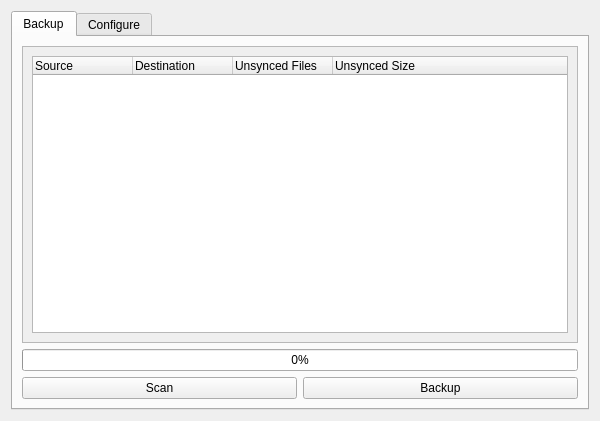
<?xml version="1.0" encoding="UTF-8"?>
<ui version="4.0">
 <class>Core</class>
 <widget class="QWidget" name="Core">
  <property name="geometry">
   <rect>
    <x>0</x>
    <y>0</y>
    <width>600</width>
    <height>421</height>
   </rect>
  </property>
  <property name="windowTitle">
   <string>Dialog</string>
  </property>
  <layout class="QHBoxLayout" name="horizontalLayout">
   <item>
    <widget class="QTabWidget" name="tabWidget">
     <property name="currentIndex">
      <number>0</number>
     </property>
     <widget class="QWidget" name="tabBackup">
      <attribute name="icon">
       <iconset resource="resources.qrc">
        <normaloff>:/img/cloud-computing.png</normaloff>:/img/cloud-computing.png</iconset>
      </attribute>
      <attribute name="title">
       <string>Backup</string>
      </attribute>
      <layout class="QVBoxLayout" name="verticalLayout">
       <item>
        <widget class="QScrollArea" name="scrollArea">
         <property name="widgetResizable">
          <bool>true</bool>
         </property>
         <widget class="QWidget" name="bkpObjScroll">
          <property name="geometry">
           <rect>
            <x>0</x>
            <y>0</y>
            <width>558</width>
            <height>294</height>
           </rect>
          </property>
          <layout class="QVBoxLayout" name="verticalLayout_3">
           <item>
            <widget class="QTreeWidget" name="srcViewTree">
             <column>
              <property name="text">
               <string>Source</string>
              </property>
             </column>
             <column>
              <property name="text">
               <string>Destination</string>
              </property>
             </column>
             <column>
              <property name="text">
               <string>Unsynced Files</string>
              </property>
             </column>
             <column>
              <property name="text">
               <string>Unsynced Size</string>
              </property>
             </column>
            </widget>
           </item>
          </layout>
         </widget>
        </widget>
       </item>
       <item>
        <widget class="QProgressBar" name="progressBar">
         <property name="value">
          <number>0</number>
         </property>
        </widget>
       </item>
       <item>
        <layout class="QHBoxLayout" name="horizontalLayout_3">
         <item>
          <widget class="QPushButton" name="btnScan">
           <property name="text">
            <string>Scan</string>
           </property>
           <property name="icon">
            <iconset resource="resources.qrc">
             <normaloff>:/img/scan.png</normaloff>:/img/scan.png</iconset>
           </property>
          </widget>
         </item>
         <item>
          <widget class="QPushButton" name="btnSync">
           <property name="text">
            <string>Backup</string>
           </property>
           <property name="icon">
            <iconset resource="resources.qrc">
             <normaloff>:/img/backup.png</normaloff>:/img/backup.png</iconset>
           </property>
          </widget>
         </item>
        </layout>
       </item>
      </layout>
     </widget>
     <widget class="QWidget" name="tabConfig">
      <attribute name="icon">
       <iconset resource="resources.qrc">
        <normaloff>:/img/setting.png</normaloff>:/img/setting.png</iconset>
      </attribute>
      <attribute name="title">
       <string>Configure</string>
      </attribute>
      <layout class="QVBoxLayout" name="verticalLayout_2">
       <item>
        <layout class="QHBoxLayout" name="horizontalLayout_6">
         <item>
          <widget class="QPushButton" name="btnConfReset">
           <property name="text">
            <string>Reset</string>
           </property>
           <property name="icon">
            <iconset resource="resources.qrc">
             <normaloff>:/img/refresh_1.png</normaloff>:/img/refresh_1.png</iconset>
           </property>
          </widget>
         </item>
         <item>
          <widget class="QPushButton" name="btnConfSave">
           <property name="text">
            <string>Save</string>
           </property>
           <property name="icon">
            <iconset resource="resources.qrc">
             <normaloff>:/img/save.png</normaloff>:/img/save.png</iconset>
           </property>
          </widget>
         </item>
         <item>
          <spacer name="horizontalSpacer">
           <property name="orientation">
            <enum>Qt::Horizontal</enum>
           </property>
           <property name="sizeHint" stdset="0">
            <size>
             <width>40</width>
             <height>20</height>
            </size>
           </property>
          </spacer>
         </item>
        </layout>
       </item>
       <item>
        <widget class="QLabel" name="lblConfPath">
         <property name="text">
          <string>Config file path: </string>
         </property>
        </widget>
       </item>
       <item>
        <widget class="QLabel" name="label">
         <property name="text">
          <string>Rules list</string>
         </property>
        </widget>
       </item>
       <item>
        <widget class="QScrollArea" name="scrollArea_2">
         <property name="widgetResizable">
          <bool>true</bool>
         </property>
         <widget class="QWidget" name="scrollAreaWidgetContents">
          <property name="geometry">
           <rect>
            <x>0</x>
            <y>0</y>
            <width>558</width>
            <height>283</height>
           </rect>
          </property>
          <layout class="QHBoxLayout" name="horizontalLayout_2">
           <item>
            <layout class="QVBoxLayout" name="ltRulesList">
             <item>
              <widget class="QListWidget" name="lstRules"/>
             </item>
             <item>
              <layout class="QHBoxLayout" name="horizontalLayout_8">
               <item>
                <widget class="QPushButton" name="btnRuleEdit">
                 <property name="text">
                  <string>Edit</string>
                 </property>
                 <property name="icon">
                  <iconset resource="resources.qrc">
                   <normaloff>:/img/edit.png</normaloff>:/img/edit.png</iconset>
                 </property>
                </widget>
               </item>
               <item>
                <widget class="QPushButton" name="btnRuleDel">
                 <property name="text">
                  <string>Remove</string>
                 </property>
                 <property name="icon">
                  <iconset resource="resources.qrc">
                   <normaloff>:/img/remove.png</normaloff>:/img/remove.png</iconset>
                 </property>
                </widget>
               </item>
               <item>
                <widget class="QPushButton" name="btnRuleAdd">
                 <property name="text">
                  <string>Add</string>
                 </property>
                 <property name="icon">
                  <iconset resource="resources.qrc">
                   <normaloff>:/img/new.png</normaloff>:/img/new.png</iconset>
                 </property>
                </widget>
               </item>
               <item>
                <spacer name="horizontalSpacer_2">
                 <property name="orientation">
                  <enum>Qt::Horizontal</enum>
                 </property>
                 <property name="sizeHint" stdset="0">
                  <size>
                   <width>40</width>
                   <height>20</height>
                  </size>
                 </property>
                </spacer>
               </item>
              </layout>
             </item>
            </layout>
           </item>
           <item>
            <layout class="QVBoxLayout" name="ltRuleEdit">
             <item>
              <widget class="QLabel" name="label_2">
               <property name="text">
                <string>Rule Details</string>
               </property>
              </widget>
             </item>
             <item>
              <widget class="QLineEdit" name="leRuleName">
               <property name="placeholderText">
                <string>Rule name</string>
               </property>
              </widget>
             </item>
             <item>
              <layout class="QHBoxLayout" name="horizontalLayout_4">
               <item>
                <widget class="QLineEdit" name="leRuleSrc">
                 <property name="text">
                  <string/>
                 </property>
                 <property name="placeholderText">
                  <string>Source path</string>
                 </property>
                </widget>
               </item>
               <item>
                <widget class="QPushButton" name="btnRuleSrc">
                 <property name="text">
                  <string/>
                 </property>
                 <property name="icon">
                  <iconset resource="resources.qrc">
                   <normaloff>:/img/open.png</normaloff>:/img/open.png</iconset>
                 </property>
                </widget>
               </item>
              </layout>
             </item>
             <item>
              <layout class="QHBoxLayout" name="horizontalLayout_5">
               <item>
                <widget class="QLineEdit" name="leRuleDst">
                 <property name="placeholderText">
                  <string>Destination path</string>
                 </property>
                </widget>
               </item>
               <item>
                <widget class="QPushButton" name="btnRuleDst">
                 <property name="text">
                  <string/>
                 </property>
                 <property name="icon">
                  <iconset resource="resources.qrc">
                   <normaloff>:/img/open.png</normaloff>:/img/open.png</iconset>
                 </property>
                </widget>
               </item>
              </layout>
             </item>
             <item>
              <widget class="QLabel" name="label_3">
               <property name="text">
                <string>Rule Description</string>
               </property>
              </widget>
             </item>
             <item>
              <widget class="QPlainTextEdit" name="txtRuleDescription"/>
             </item>
             <item>
              <spacer name="verticalSpacer_2">
               <property name="orientation">
                <enum>Qt::Vertical</enum>
               </property>
               <property name="sizeHint" stdset="0">
                <size>
                 <width>20</width>
                 <height>40</height>
                </size>
               </property>
              </spacer>
             </item>
             <item>
              <layout class="QHBoxLayout" name="horizontalLayout_7">
               <item>
                <spacer name="horizontalSpacer_3">
                 <property name="orientation">
                  <enum>Qt::Horizontal</enum>
                 </property>
                 <property name="sizeHint" stdset="0">
                  <size>
                   <width>40</width>
                   <height>20</height>
                  </size>
                 </property>
                </spacer>
               </item>
               <item>
                <widget class="QPushButton" name="btnRuleApply">
                 <property name="text">
                  <string>Apply</string>
                 </property>
                 <property name="icon">
                  <iconset resource="resources.qrc">
                   <normaloff>:/img/commit.png</normaloff>:/img/commit.png</iconset>
                 </property>
                </widget>
               </item>
               <item>
                <widget class="QPushButton" name="btnRuleDiscard">
                 <property name="text">
                  <string>Discard</string>
                 </property>
                 <property name="icon">
                  <iconset resource="resources.qrc">
                   <normaloff>:/img/cancel_edit.png</normaloff>:/img/cancel_edit.png</iconset>
                 </property>
                </widget>
               </item>
              </layout>
             </item>
            </layout>
           </item>
          </layout>
         </widget>
        </widget>
       </item>
      </layout>
     </widget>
    </widget>
   </item>
  </layout>
 </widget>
 <resources>
  <include location="resources.qrc"/>
 </resources>
 <connections/>
</ui>
